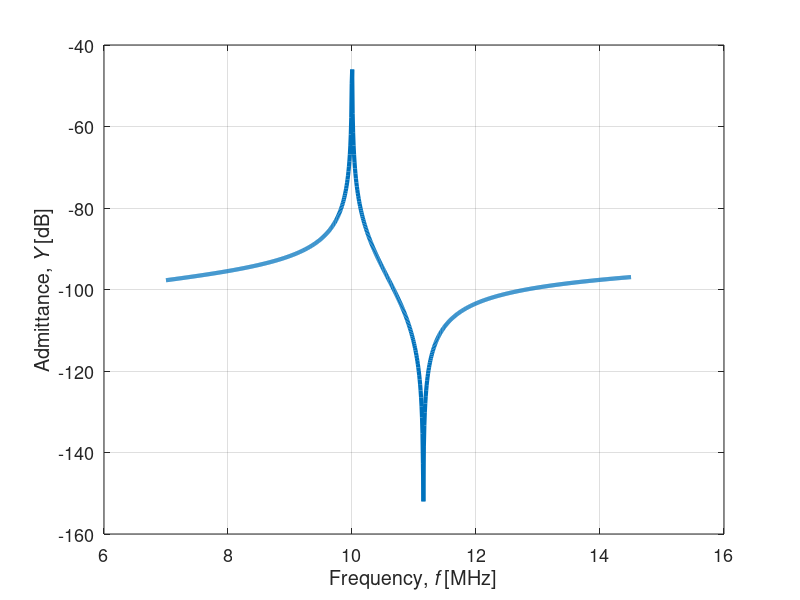

Write MATLAB code to recreate this figure. (Note: this script raises an error after producing the figure.)
%MEMS Resonator s2p generator
%Luca Colombo (l.colombo@northeastern.edu) - 08/02/2021

%Preconditioning
clear all
close all
clc

%Design parameters
fs = 10e6;                  %Center frequency [Hz]
Qs = 10000;                 %Quality factor
kt2 = 0.3;                  %EM coupling
Cload = 200e-15;            %ED input capacitance [F]
Rload = 1e6;                %ED input resistance [Ohm]
C0 = Cload;                 %Resonator static capacitance [F]
Cp = 15e-15;                %Capacitive parasitic to ground [F] 
Rp = 1e6;                   %Resistive parasitic to ground [Ohm]
Cf = 5e-15;                 %Feedthrough capacitance [F]
Rf = 10e6;                  %Feedthrough parallel resistance [Ohm]

%Port and simulations parameters
Zin = 50;                                   %Source impedance [Ohm]
fStart = 0.7*fs;                            %Starting frequency [Hz]
fEnd = 1.45*fs;                              %Ending frequency [Hz]
nPoints = 1000;                             %Number of simulated points
freq = linspace(fStart, fEnd, nPoints);     %Frequency vector [Hz]
om = 2*pi*freq;                             %Angular frequency [rad/s]

%Resonator model
Rm = pi^2/8*1/(2*pi*fs*Qs*kt2*C0);          %Motional resistance [Ohm]
Lm = pi^2/8*1/((2*pi*fs)^2*kt2*C0);         %Motional inductance [H]
Cm = 8/(pi^2)*kt2*C0;                       %Motional capacitance [F]

%Building BVD model
%cfr. Piazza Piezoelectric Resonator book for more explanations

Y = 1i*om*C0 + 1./(Rm + 1i*om*Lm + 1./(1i*om*Cm));

figure(1)
plot(freq/1e6, 20*log10(abs(Y)), 'LineWidth', 3)
grid on
xlabel('Frequency, {\itf} [MHz]')
ylabel('Admittance, {\itY} [dB]')
set(gcf,'color','white')
set(gca,'fontSize',13)

%Adding parasitics
Yf = 1i*om*Cf + 1./(Rf);                    %Feedthrough admittance [S]
Yp = 1i*om*Cp + 1./(Rp);                    %Parasitic-to-ground admittance [S]

Y11 = Y + Yf + Yp; 
Y22 = Y11;
Y12 = -(Y + Yf);
Y21 = Y12;

%Tabulate Y-parameters
Y_param(1,1,:) = Y11;
Y_param(1,2,:) = Y12;
Y_param(2,1,:) = Y21;
Y_param(2,2,:) = Y22;

%Generate S-parameters
S_param = y2s(Y_param, Zin);

%Write Touchstone file
rfwrite(S_param, freq, 'data.s2p');